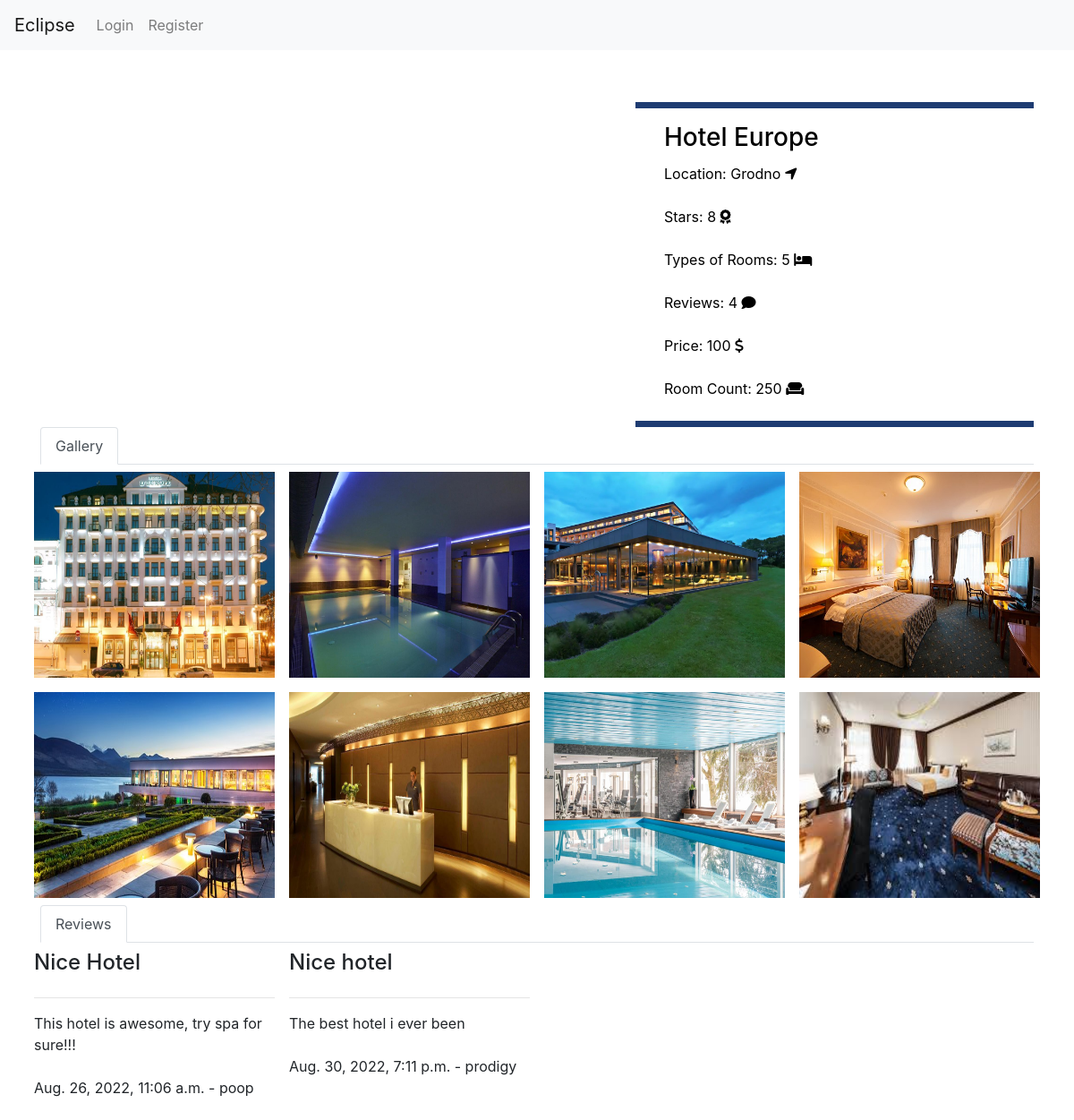
Screenshot of /hotel/1/ with the database file from the repository.
### agency/models.py (models this page shows, shortened)
class Hotel(models.Model):
    Cities = (
        ('Minsk', 'Minsk'),
        ('Brest', 'Brest'),
        ('Vitebsk', 'Vitebsk'),
        ('Mogilev', 'Mogilev'),
        ('Gomel', 'Gomel'),
        ('Grodno', 'Grodno'),
    )
    name = models.CharField(max_length=255)
    description = models.TextField()
    stars = models.IntegerField()
    location = models.CharField(max_length=10, choices=Cities)
    price = models.IntegerField(default=10)
    room_count = models.IntegerField(default=5)
    images = models.ImageField(upload_to="hotels/")

class HotelImage(models.Model):
    hotel = models.ForeignKey(Hotel, related_name="hotel_images", on_delete=models.CASCADE)
    images = models.ImageField(upload_to="images/")

class Review(models.Model):
    hotel = models.ForeignKey(Hotel, on_delete=models.CASCADE, related_name='reviews')
    name = models.CharField(max_length=255)
    body = models.TextField()
    date_add = models.DateTimeField(auto_now_add=True)
    user = models.ForeignKey(User, related_name="author", on_delete=models.CASCADE)

### agency/views.py (the view)
# urls.py: path('hotel/<int:pk>/', views.hotel_detail, name='hotel_detail'),
def hotel_detail(request, pk):
    hotel = get_object_or_404(Hotel, pk=pk)
    return render(request, 'agency/hotel_detail.html', {'hotel': hotel})

### agency/templates/agency/hotel_detail.html (shortened to what this page needs)
{% extends 'agency/base.html' %}
{% block content %}
  <nav class="navbar navbar-expand-lg justify-content-between navbar-dark" role="navigation">
  </nav>
  <div class="container">
    <div class="row mt-2 ">
      <div class="col-md-7 mt-text text-white align-self-center mb-2">
        <h1>Eclipse</h1>
      </div>
      <div class="col-md-5 col-md-push-1">
        <div class=" form-card">
          <h3>{{hotel.name}}</h3>
          <form action="#">
            <div class="row form-group">
              <div class="col-md-12">
                <label for="destination">Location: {{ hotel.location }}</label>
                <i class="fas fa-location-arrow"></i>
              </div>
            </div>
            <div class="row form-group">
              <div class="col-md-12">
                <label for="destination">Stars: {{ hotel.stars }}</label>
                <i class="fas fa-award"></i>
              </div>
            </div>
            <div class="row form-group">
              <div class="col-md-12">
                <label for="destination">Types of Rooms: 5</label>
                <i class="fas fa-bed"></i>
              </div>
            </div>
            <div class="row form-group">
              <div class="col-md-12">
                <label for="destination">Reviews: 4</label>
                <i class="	fas fa-comment"></i>
              </div>
            </div>
            <div class="row form-group">
              <div class="col-md-12">
                <label for="destination">Price: {{hotel.price}}</label>
                <i class="	fas fa-dollar-sign"></i>
              </div>
            </div>
            <div class="row form-group">
              <div class="col-md-12">
                <label for="destination">Room Count: {{hotel.room_count}}</label>
                <i class="	fas fa-couch"></i>
              </div>
            </div>
          </form>
        </div>
      </div>
    </div>
  </div>
<div class="section">
  <div class="container">
    <div class="row mb-3">
      <div class="col-sm-12">
        <ul class="nav nav-tabs" id="myTab" role="tablist">
          <li class="nav-item">
            <a class="nav-link active" id="top-cities-tab" data-toggle="tab" href="" role="tab" aria-controls="top-cities" aria-selected="true">Gallery</a>
          </li>
        </ul>
        <div class="tab-content" id="myTabContent">
          <div class="tab-pane fade show active" id="top-cities" role="tabpanel" aria-labelledby="top-cities-tab">
            <section class="row">
              {% for image in hotel.hotel_images.all %}
              <article class="col-lg-3 col-md-4 col-sm-6 p-2">
                <div class="card hotel-card">
                  <img class="card-img-top" src="{{image.images.url}}" alt="Card image cap">
                </div>
              </article>
              {% endfor %}
            </section>
          </div>
          <ul class="nav nav-tabs" id="myTab" role="tablist">
            <li class="nav-item">
            <a class="nav-link active" id="top-cities-tab" data-toggle="tab" href="" role="tab" aria-controls="top-cities" aria-selected="true">Reviews</a>
            </li>
          </ul>
          <section class="row">
            {% for review in hotel.reviews.all %}
              <article class="col-lg-3 col-md-4 col-sm-6 p-2">
                <div class="card hotel-card">
                  <h4>{{ review.name }}</h4>
                  <hr>
                  {{ review.body }}
                  {{review.date_add}} - {{review.user}}
                </div>
              </article>
              {% endfor %}
            </section>
        </div>
      </div>
    </div>
  </div>
</div>
{% endblock %}

### agency/templates/agency/base.html (shortened to what this page needs)
{% load static %}
<html>
<head>
    <link rel="stylesheet" href="{% static 'css/test.css' %}">
    <link rel="stylesheet" href="https://maxcdn.bootstrapcdn.com/bootstrap/4.0.0/css/bootstrap.min.css">
</head>
<body>
{% include 'agency/navbar.html' %}
            {% block content %}
            {% endblock %}
</body>
</html>

### agency/templates/agency/navbar.html (shortened to what this page needs)
<nav class="navbar navbar-expand-lg navbar-light bg-light">
  <a class="navbar-brand" href="/ ">Eclipse</a>
  <div class="collapse navbar-collapse" id="navbarNav">
    <ul class="navbar-nav">
      {% if user.is_authenticated %}
      <li class="nav-item">
        <a class="nav-link" href="{% url 'logout' %}">Logout</a>
      </li>
      {% else %}
      <li class="nav-item">
        <a class="nav-link" href="{% url 'login' %}">Login</a>
      </li>
      {% endif %}
      <li class="nav-item">
        <a class="nav-link" href="{% url 'register_user' %}">Register</a>
      </li>
    </ul>
  </div>
</nav>

### agency/static/css/test.css (style rules this page uses)
body { font-family: "Lato", Arial, sans-serif; font-weight: 400; font-size: 16px; line-height: 1.7; background-image: url(https://wallpapercave.com/wp/wp4803756.jpg); background-size: cover; background-position: center; color: #777; }
nav { margin-bottom: 1rem; }
nav a { color: white; -webkit-transition: 0.5s; -o-transition: 0.5s; transition: 0.5s; }
.form-card { background: #fff; border-bottom: 7px solid #1e3c72; border-top: 7px solid #1e3c72; color: black; padding: 0 2rem; }
.form-card h3 { color: #000; padding: 1rem 0 0.1rem 0; }
.hotel-card { border: none !important; }
.hotel-card .card-img-top { border-radius: 0px; height: 230px; }
#process h2, h3 { border-bottom: 2px solid #fff; color: #fff; margin: 1rem 0; padding: 0 0 1rem 0; }

### rows the page displays
Hotel: name "Hotel Europe", location "Grodno", stars "8", price "100", room_count "250"
HotelImage: images (picture)
HotelImage: images (picture)
HotelImage: images (picture)
HotelImage: images (picture)
HotelImage: images (picture)
HotelImage: images (picture)
HotelImage: images (picture)
HotelImage: images (picture)
Review: name "Nice Hotel", body "This hotel is awesome, try spa for sure!!!", date_add "Aug. 26, 2022, 11:06 a.m.", user "poop"
Review: name "Nice hotel", body "The best hotel i ever been", date_add "Aug. 30, 2022, 7:11 p.m.", user "prodigy"
